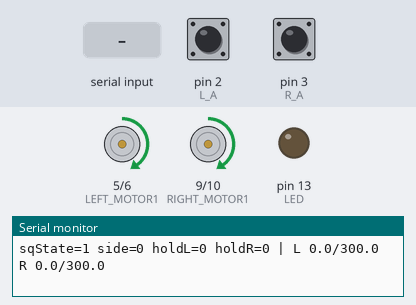
A sketch run on a simulated Arduino Uno, built with avr-gcc and run on an emulated ATmega328P. On the bench: motor-driver pin pairs drawn as motors (green arrow = first pin HIGH = forward, orange = second pin HIGH = backward, longer = more drive), output pins drawn as LEDs (lit = HIGH), the last lines printed to the serial monitor. Inputs (shaded band) come from the test bench; at power-on: pin 2 (L_A) HIGH, pin 3 (R_A) HIGH.

Above: at 1.2 s.
1.3 s: "S90\n" received over Serial
At 2.9 s:
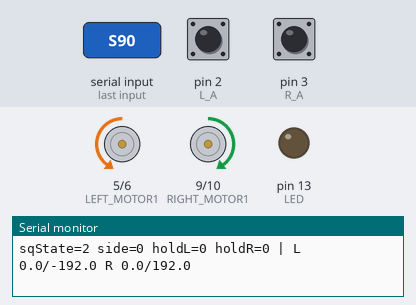
3.3 s: "F 45\n" received over Serial
At 4.1 s:
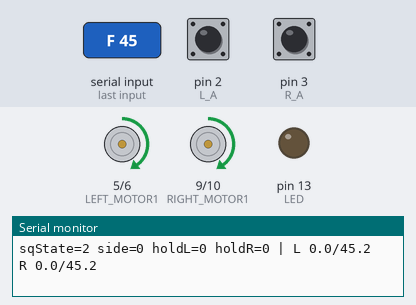
4.8 s: "S 45\n" received over Serial
At 5.05 s:
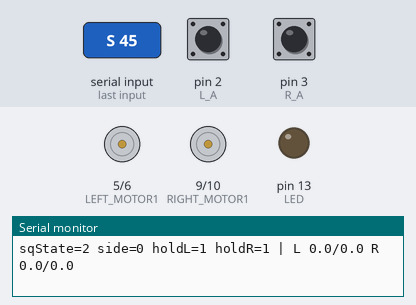
6.8 s: "T 45\n" received over Serial
At 8.0 s:
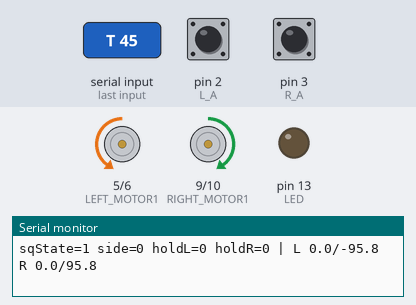
Timing chart, 0 to 9.3 s (numbered marks = the images above; inputs shaded):
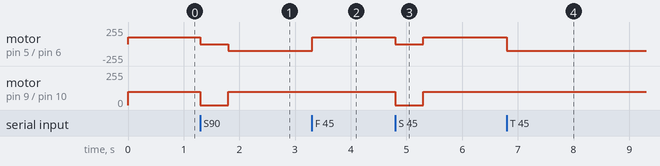

The sketch:

move_square_v1.ino
```cpp
/*
  Differential drive with:
  - moveForward(mm), moveReverse(mm), turnCCW(deg), turnCW(deg), stopNow()
  - square demo: 300mm square at startup
  - anti-buzz end behavior: "done latch" with hysteresis + reduced min PWM near target

  Serial (optional):
    F <mm>
    T <deg>
    S
*/
#include <Arduino.h>

// ----- Pins -----
const uint8_t L_A = 2, L_B = 12;
const uint8_t R_A = 3, R_B = 11;

#define LEFT_MOTOR1 5
#define LEFT_MOTOR2 6
#define RIGHT_MOTOR1 9
#define RIGHT_MOTOR2 10
#define KILL_WIRE 8
#define LED 13

// ----- Encoder counts -----
volatile long leftCount = 0;
volatile long rightCount = 0;

// ----- Mechanics/encoder constants -----
const float WHEEL_RADIUS_MM = 120.0f;
const float GEAR_RATIO = 30.0f;
const float COUNTS_PER_MOTOR_REV = 64.0f;                              // x1 counting
const float COUNTS_PER_OUTPUT_REV = COUNTS_PER_MOTOR_REV * GEAR_RATIO; // 1920
const float WHEEL_CIRCUM_MM = 2.0f * PI * WHEEL_RADIUS_MM;
const float MM_PER_COUNT = WHEEL_CIRCUM_MM / COUNTS_PER_OUTPUT_REV;

// ----- Robot geometry -----
const float ROBOT_RADIUS_MM = 122.2375f; // center to wheel
const float TRACK_WIDTH_MM = 2.0f * ROBOT_RADIUS_MM;

// ----- PID state -----
float Kp = 2.0f;
float Ki = 0.2f;
float Kd = 0.2f; // smaller D helps reduce chatter

long targetCountsL = 0;
long targetCountsR = 0;

float integL = 0.0f, prevErrL = 0.0f;
float integR = 0.0f, prevErrR = 0.0f;

unsigned long prevUs = 0;

const int PWM_MAX = 100;

// Your motors won't spin below ~100 (far from target)
const int PWM_MIN_FAR = 100;
// Near target, allow smaller minimum to reduce buzz (tune 0..100)
const int PWM_MIN_NEAR = 60;

// Done/hold hysteresis (prevents rapid restart near endpoint)
const long STOP_IN_COUNTS = 18; // stop when within this
const long NEAR_RANGE_COUNTS = 12;
const long MIN_RANGE_TIME = 1000;
const long RESTART_COUNTS = 18; // only restart if error grows beyond this

const float I_LIMIT = 2000.0f;

// ----- ISRs -----
void isrLeft()
{
    if (digitalRead(L_B))
        leftCount++;
    else
        leftCount--;
}
// Right encoder direction FLIPPED
void isrRight()
{
    if (digitalRead(R_B))
        rightCount--;
    else
        rightCount++;
}

// ----- Helpers -----
void getCounts(long &l, long &r)
{
    noInterrupts();
    l = leftCount;
    r = rightCount;
    interrupts();
}

int clampWithMin(int pwm, int pwmMin)
{
    pwm = constrain(pwm, -PWM_MAX, PWM_MAX);
    if (pwm == 0)
        return 0;
    if (pwm > 0 && pwm < pwmMin)
        return pwmMin;
    if (pwm < 0 && -pwm < pwmMin)
        return -pwmMin;
    return pwm;
}

int pwmMinForErrCounts(float errCounts)
{
    // Reduce minimum PWM near the target to avoid buzzing/clicking
    if (fabs(errCounts) > 80.0f)
        return PWM_MIN_FAR;
    return PWM_MIN_NEAR;
}

// ----- Motor control -----
void setLeftMotor(int pwm)
{
    if (pwm >= 0)
    {
        analogWrite(LEFT_MOTOR1, pwm);
        analogWrite(LEFT_MOTOR2, 0);
    }
    else
    {
        analogWrite(LEFT_MOTOR1, 0);
        analogWrite(LEFT_MOTOR2, -pwm);
    }
}
void setRightMotor(int pwm)
{
    if (pwm >= 0)
    {
        analogWrite(RIGHT_MOTOR1, pwm);
        analogWrite(RIGHT_MOTOR2, 0);
    }
    else
    {
        analogWrite(RIGHT_MOTOR1, 0);
        analogWrite(RIGHT_MOTOR2, -pwm);
    }
}

void stopMotors()
{
    setLeftMotor(0);
    setRightMotor(0);
    integL = integR = 0;
}

void stopNow()
{
    stopMotors();
    noInterrupts();
    targetCountsL = leftCount;
    targetCountsR = rightCount;
    interrupts();
}

// Set targets as relative moves from NOW (independent deltas, in mm at wheels)
void setWheelDeltasMm(float leftDeltaMm, float rightDeltaMm)
{
    noInterrupts();
    long nowL = leftCount;
    long nowR = rightCount;
    interrupts();

    long deltaCountsL = lroundf(leftDeltaMm / MM_PER_COUNT);
    long deltaCountsR = lroundf(rightDeltaMm / MM_PER_COUNT);

    targetCountsL = nowL + deltaCountsL;
    targetCountsR = nowR + deltaCountsR;

    integL = integR = 0.0f;
    prevErrL = prevErrR = 0.0f;
    prevUs = micros();
}

// =======================
// Public motion functions
// =======================
void moveForward(float mm) { setWheelDeltasMm(mm, mm); }
void moveReverse(float mm) { setWheelDeltasMm(-mm, -mm); }
void turnCCW(float deg)
{
    float arc = PI * TRACK_WIDTH_MM * (deg / 360.0f);
    setWheelDeltasMm(-arc, +arc);
}
void turnCW(float deg)
{
    float arc = PI * TRACK_WIDTH_MM * (deg / 360.0f);
    setWheelDeltasMm(+arc, -arc);
}

int time_done = 0;
bool isMotionDone()
{
    long l, r;
    getCounts(l, r);

    bool is_done = (labs(targetCountsL - l) <= STOP_IN_COUNTS) &&
                   (labs(targetCountsR - r) <= STOP_IN_COUNTS);

    if (is_done)
    {
        if (time_done == 0)
            time_done = millis();
        else if (millis() - time_done >= 500)
        {
            digitalWrite(LED, HIGH);
            return true;
        }
    }
    else
        time_done = 0;
    digitalWrite(LED, LOW);
    return false;
}

// ----- Serial line reader -----
bool readLine(String &out)
{
    static String buf;
    while (Serial.available())
    {
        char ch = (char)Serial.read();
        if (ch == '\n')
        {
            out = buf;
            buf = "";
            return true;
        }
        if (ch != '\r')
            buf += ch;
    }
    return false;
}

// ----- Square state machine -----
enum SquareState
{
    SQ_IDLE,
    SQ_FWD,
    SQ_TURN
};
SquareState sqState = SQ_IDLE;
int sqSide = 0;

void startSquare300()
{
    sqSide = 0;
    sqState = SQ_FWD;
    moveForward(300.0f);
}

void updateSquare300()
{
    if (sqState == SQ_IDLE)
        return;
    if (!isMotionDone())
        return;

    if (sqState == SQ_FWD)
    {
        sqState = SQ_TURN;
        turnCCW(90.0f);
    }
    else
    { // SQ_TURN
        moveForward(300.0f);
        sqState = SQ_FWD;
    }
}

// ----- Done/hold hysteresis flags (prevents buzzing at the end) -----
bool holdStoppedL = false;
bool holdStoppedR = false;

void resetHoldFlags()
{
    holdStoppedL = false;
    holdStoppedR = false;
}

void setup()
{
    Serial.begin(115200);

    pinMode(L_A, INPUT_PULLUP);
    pinMode(L_B, INPUT_PULLUP);
    pinMode(R_A, INPUT_PULLUP);
    pinMode(R_B, INPUT_PULLUP);

    attachInterrupt(digitalPinToInterrupt(L_A), isrLeft, RISING);
    attachInterrupt(digitalPinToInterrupt(R_A), isrRight, RISING);

    pinMode(LEFT_MOTOR1, OUTPUT);
    pinMode(LEFT_MOTOR2, OUTPUT);
    pinMode(RIGHT_MOTOR1, OUTPUT);
    pinMode(RIGHT_MOTOR2, OUTPUT);

    pinMode(KILL_WIRE, INPUT_PULLUP);

    pinMode(LED, OUTPUT);

    stopNow();
    prevUs = micros();

    Serial.println("Commands:");
    Serial.println("  F <mm>   : forward/backward (e.g. F 200, F -100)");
    Serial.println("  T <deg>  : turn in place (CCW+, CW-) (e.g. T 90, T -45)");
    Serial.println("  S        : stop");

    resetHoldFlags();
    startSquare300(); // comment out if you don't want auto-square
}

void loop()
{
    updateSquare300();

    // ----- Kill wire -----
    /*if (digitalRead(KILL_WIRE) == 0) {
      stopNow();
      Serial.println("Kill wire pulled");
      while (1) {}
    }*/

    // ----- Serial commands (optional) -----
    String line;
    if (readLine(line))
    {
        line.trim();
        if (line.length() > 0)
        {
            char cmd = toupper(line.charAt(0));
            if (cmd == 'S')
            {
                stopNow();
                resetHoldFlags();
                Serial.println("Stop");
            }
            else
            {
                int sp = line.indexOf(' ');
                if (sp < 0)
                {
                    Serial.println("Bad input. Use: F <mm> or T <deg> or S");
                }
                else
                {
                    float val = line.substring(sp + 1).toFloat();
                    resetHoldFlags();
                    if (cmd == 'F')
                    {
                        moveForward(val);
                        Serial.print("Forward mm: ");
                        Serial.println(val, 3);
                    }
                    else if (cmd == 'T')
                    {
                        turnCCW(val);
                        Serial.print("Turn deg: ");
                        Serial.println(val, 3);
                    }
                    else
                    {
                        Serial.println("Unknown cmd. Use: F, T, S");
                    }
                }
            }
        }
    }

    // ----- PID update -----
    unsigned long nowUs = micros();
    float dt = (nowUs - prevUs) * 1e-6f;
    if (dt <= 0)
        dt = 1e-6f;
    prevUs = nowUs;

    long posL, posR;
    getCounts(posL, posR);

    float errL = (float)(targetCountsL - posL);
    float errR = (float)(targetCountsR - posR);

    // Update hold flags with hysteresis
    if (!holdStoppedL && labs((long)errL) <= STOP_IN_COUNTS)
        holdStoppedL = true;
    if (holdStoppedL && labs((long)errL) >= RESTART_COUNTS)
        holdStoppedL = false;

    if (!holdStoppedR && labs((long)errR) <= STOP_IN_COUNTS)
        holdStoppedR = true;
    if (holdStoppedR && labs((long)errR) >= RESTART_COUNTS)
        holdStoppedR = false;

    // LEFT
    if (holdStoppedL)
    {
        setLeftMotor(0);
        integL = 0;
    }
    else
    {
        integL += errL * dt;
        integL = constrain(integL, -I_LIMIT, I_LIMIT);
        float derivL = (errL - prevErrL) / dt;
        prevErrL = errL;

        float uL = Kp * errL + Ki * integL + Kd * derivL;
        int pwmL = (int)lroundf(uL);
        pwmL = clampWithMin(pwmL, pwmMinForErrCounts(errL));
        setLeftMotor(pwmL);
    }

    // RIGHT
    if (holdStoppedR)
    {
        setRightMotor(0);
        integR = 0;
    }
    else
    {
        integR += errR * dt;
        integR = constrain(integR, -I_LIMIT, I_LIMIT);
        float derivR = (errR - prevErrR) / dt;
        prevErrR = errR;

        float uR = Kp * errR + Ki * integR + Kd * derivR;
        int pwmR = (int)lroundf(uR);
        pwmR = clampWithMin(pwmR, pwmMinForErrCounts(errR));
        setRightMotor(pwmR);
    }

    // ----- Debug print (10 Hz) -----
    static unsigned long lastMs = 0;
    if (millis() - lastMs >= 100)
    {
        lastMs += 100;
        Serial.print("sqState=");
        Serial.print((int)sqState);
        Serial.print(" side=");
        Serial.print(sqSide);
        Serial.print(" holdL=");
        Serial.print(holdStoppedL ? 1 : 0);
        Serial.print(" holdR=");
        Serial.print(holdStoppedR ? 1 : 0);

        float posMmL = posL * MM_PER_COUNT;
        float tgtMmL = targetCountsL * MM_PER_COUNT;
        float posMmR = posR * MM_PER_COUNT;
        float tgtMmR = targetCountsR * MM_PER_COUNT;

        Serial.print(" | L ");
        Serial.print(posMmL, 1);
        Serial.print("/");
        Serial.print(tgtMmL, 1);
        Serial.print(" R ");
        Serial.print(posMmR, 1);
        Serial.print("/");
        Serial.println(tgtMmR, 1);
    }
}
```

Measured:
- after the input at 1.3 s, motor on pin 5 (LEFT_MOTOR1) / pin 6 (LEFT_MOTOR2): forward 100/255 → stopped at once, → backward 100/255 0.50 s later; motor on pin 9 (RIGHT_MOTOR1) / pin 10 (RIGHT_MOTOR2): forward 100/255 → stopped at once, → forward 100/255 0.50 s later
- after the input at 3.3 s, motor on pin 5 (LEFT_MOTOR1) / pin 6 (LEFT_MOTOR2): backward 100/255 → forward 100/255 at once
- after the input at 4.8 s, motor on pin 5 (LEFT_MOTOR1) / pin 6 (LEFT_MOTOR2), motor on pin 9 (RIGHT_MOTOR1) / pin 10 (RIGHT_MOTOR2): forward 100/255 → stopped at once, → forward 100/255 0.50 s later
- after the input at 6.8 s, motor on pin 5 (LEFT_MOTOR1) / pin 6 (LEFT_MOTOR2): forward 100/255 → backward 100/255 at once
